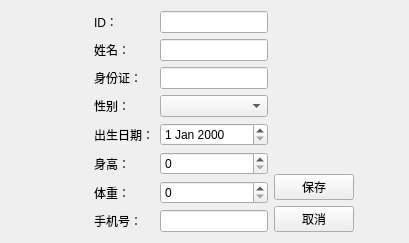
<?xml version="1.0" encoding="UTF-8"?>
<ui version="4.0">
 <class>PatientEditView</class>
 <widget class="QWidget" name="PatientEditView">
  <property name="geometry">
   <rect>
    <x>0</x>
    <y>0</y>
    <width>409</width>
    <height>194</height>
   </rect>
  </property>
  <property name="windowTitle">
   <string>编辑患者信息</string>
  </property>
  <layout class="QHBoxLayout" name="horizontalLayout">
   <item>
    <spacer name="horizontalSpacer">
     <property name="orientation">
      <enum>Qt::Orientation::Horizontal</enum>
     </property>
     <property name="sizeHint" stdset="0">
      <size>
       <width>83</width>
       <height>20</height>
      </size>
     </property>
    </spacer>
   </item>
   <item>
    <layout class="QGridLayout" name="gridLayout">
     <item row="0" column="0">
      <widget class="QLabel" name="label">
       <property name="text">
        <string>ID：</string>
       </property>
      </widget>
     </item>
     <item row="0" column="1">
      <widget class="QLineEdit" name="lineEdit"/>
     </item>
     <item row="1" column="0">
      <widget class="QLabel" name="label_2">
       <property name="text">
        <string>姓名：</string>
       </property>
      </widget>
     </item>
     <item row="1" column="1">
      <widget class="QLineEdit" name="lineEdit_2"/>
     </item>
     <item row="2" column="0">
      <widget class="QLabel" name="label_3">
       <property name="text">
        <string>身份证：</string>
       </property>
      </widget>
     </item>
     <item row="2" column="1">
      <widget class="QLineEdit" name="lineEdit_3"/>
     </item>
     <item row="3" column="0">
      <widget class="QLabel" name="label_4">
       <property name="text">
        <string>性别：</string>
       </property>
      </widget>
     </item>
     <item row="3" column="1">
      <widget class="QComboBox" name="comboBox"/>
     </item>
     <item row="4" column="0">
      <widget class="QLabel" name="label_5">
       <property name="text">
        <string>出生日期：</string>
       </property>
      </widget>
     </item>
     <item row="4" column="1">
      <widget class="QDateEdit" name="dateEdit"/>
     </item>
     <item row="5" column="0">
      <widget class="QLabel" name="label_6">
       <property name="text">
        <string>身高：</string>
       </property>
      </widget>
     </item>
     <item row="5" column="1">
      <widget class="QSpinBox" name="spinBox_2"/>
     </item>
     <item row="6" column="0">
      <widget class="QLabel" name="label_7">
       <property name="text">
        <string>体重：</string>
       </property>
      </widget>
     </item>
     <item row="6" column="1">
      <widget class="QSpinBox" name="spinBox"/>
     </item>
     <item row="7" column="0">
      <widget class="QLabel" name="label_8">
       <property name="text">
        <string>手机号：</string>
       </property>
      </widget>
     </item>
     <item row="7" column="1">
      <widget class="QLineEdit" name="lineEdit_4"/>
     </item>
    </layout>
   </item>
   <item>
    <layout class="QVBoxLayout" name="verticalLayout">
     <item>
      <spacer name="verticalSpacer">
       <property name="orientation">
        <enum>Qt::Orientation::Vertical</enum>
       </property>
       <property name="sizeHint" stdset="0">
        <size>
         <width>20</width>
         <height>40</height>
        </size>
       </property>
      </spacer>
     </item>
     <item>
      <widget class="QPushButton" name="pushButton">
       <property name="text">
        <string>保存</string>
       </property>
      </widget>
     </item>
     <item>
      <widget class="QPushButton" name="pushButton_2">
       <property name="text">
        <string>取消</string>
       </property>
      </widget>
     </item>
    </layout>
   </item>
   <item>
    <spacer name="horizontalSpacer_2">
     <property name="orientation">
      <enum>Qt::Orientation::Horizontal</enum>
     </property>
     <property name="sizeHint" stdset="0">
      <size>
       <width>40</width>
       <height>20</height>
      </size>
     </property>
    </spacer>
   </item>
  </layout>
 </widget>
 <resources/>
 <connections/>
</ui>
